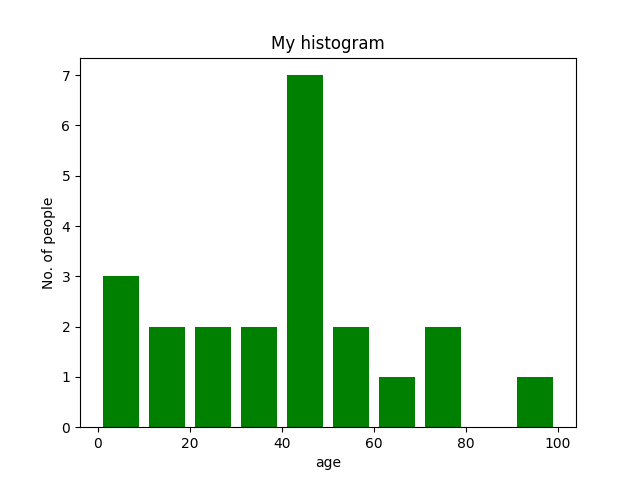

Write Python code to recreate this figure.
import matplotlib.pyplot as plt 

ages = [2, 5, 70, 40, 30, 45, 50, 45, 43, 40, 44, 60, 7, 13, 57, 18, 90, 77, 32, 21, 20, 40] 

range = (0, 100) 
bins = 10

# plt.????(ages, bins, range, color = 'green', rwidth = 0.8) 
plt.hist(ages, bins, range, color='green', rwidth=0.8)


plt.xlabel('age') 
plt.ylabel('No. of people') 
plt.title('My histogram') 

#plt.show()
plt.savefig('my_plot_journey_histogram.png')